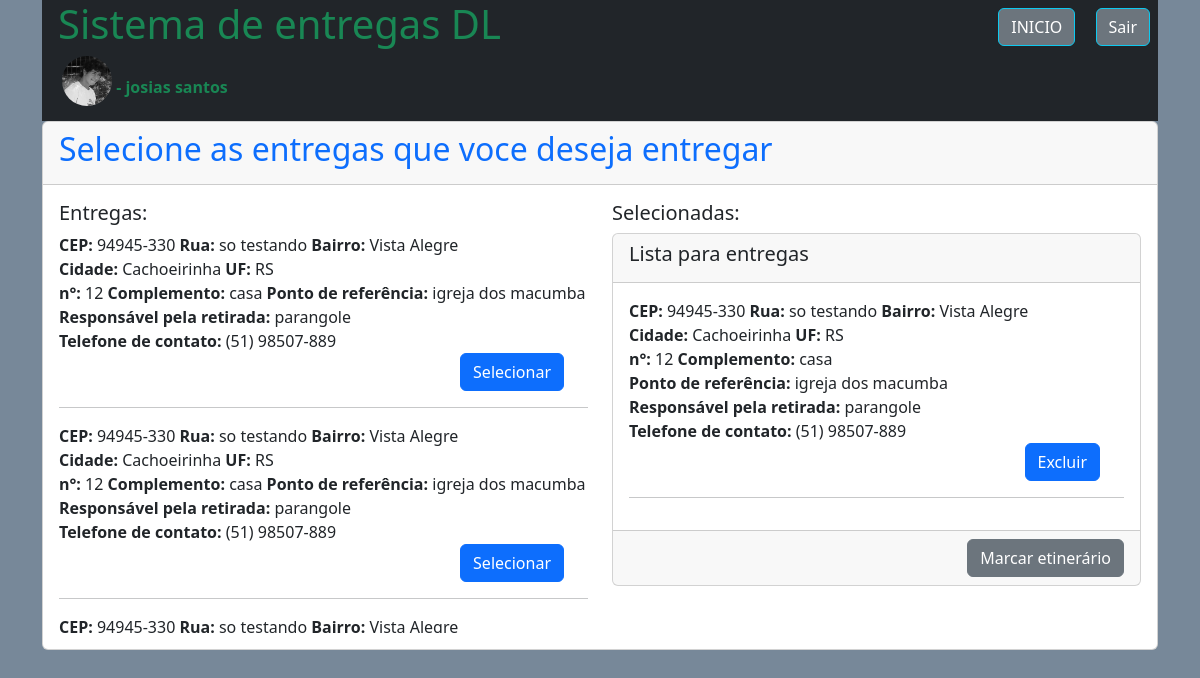
/entregas/selecionar/seleciona_entrega.php (signed in), run on an earlier commit of the app's database.
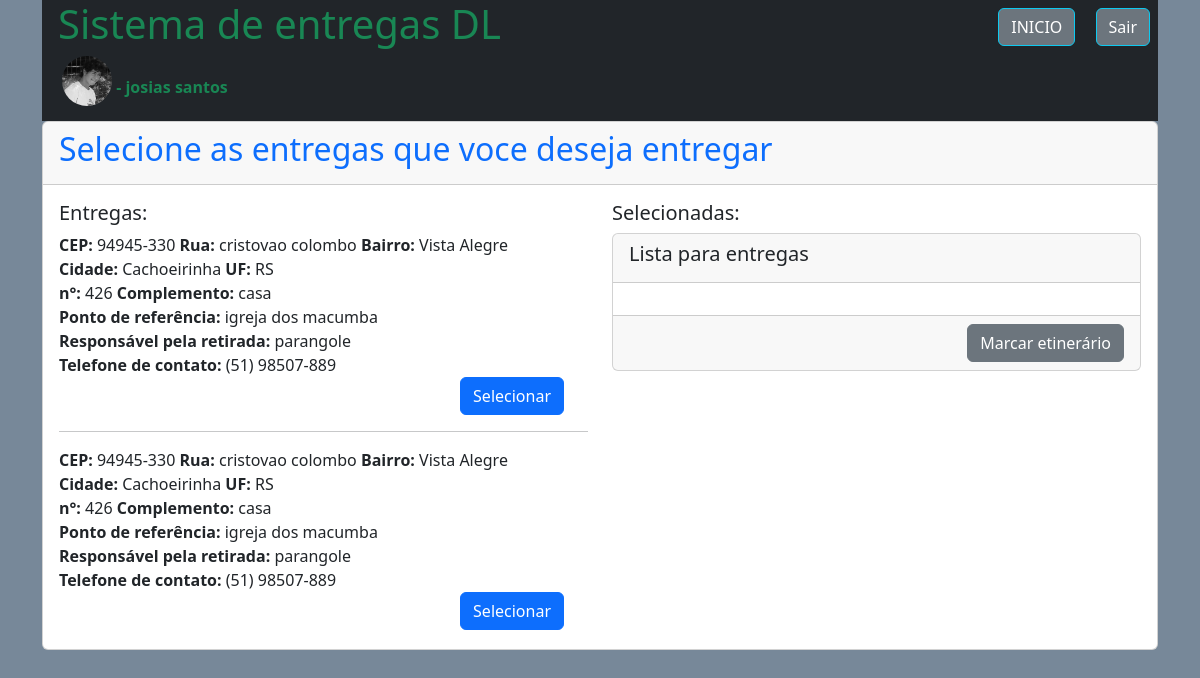
And on a later commit of the database.
### tables this page shows
CREATE TABLE `compras` (
  `id_compra` int(11) NOT NULL,
  `id_usuario` int(11) NOT NULL,
  `id_endereco` int(11) NOT NULL,
  `data` datetime NOT NULL,
  `total` double(10,2) NOT NULL,
  `autorizado` int(1) NOT NULL,
  `sel_entrega` int(1) NOT NULL,
  `entregue` int(1) NOT NULL,
  `pagamento` varchar(30) NOT NULL,
  `parcelas` int(3) NOT NULL
);

CREATE TABLE `endereco_usuario` (
  `id_endereco` int(11) NOT NULL,
  `id_usuario` int(11) NOT NULL,
  `CEP` varchar(9) NOT NULL,
  `logradouro` varchar(120) NOT NULL,
  `bairro` varchar(60) NOT NULL,
  `cidade` varchar(60) NOT NULL,
  `UF` varchar(2) NOT NULL,
  `numero` int(6) NOT NULL,
  `complemento` varchar(60) NOT NULL,
  `ponto_referencia` varchar(100) NOT NULL,
  `retirada_com` varchar(100) NOT NULL,
  `telefone_entrega` varchar(15) NOT NULL
);

CREATE TABLE `entregas` (
  `id_entregas` int(11) NOT NULL,
  `id_entregador` int(11) NOT NULL,
  `id_compra` int(11) NOT NULL,
  `id_usuario` int(11) NOT NULL,
  `id_endereco` int(11) NOT NULL,
  `ordem_ent` int(10) NOT NULL,
  `saida` int(1) NOT NULL,
  `chegada` int(1) NOT NULL,
  `hora_saida` datetime NOT NULL,
  `hora_chegada` datetime NOT NULL,
  `nome_entrega` varchar(120) NOT NULL,
  `CPF_entrega` varchar(11) NOT NULL,
  `parente_entrega` varchar(100) NOT NULL,
  `obs_entrega` varchar(1000) NOT NULL,
  `devolucao` int(1) NOT NULL,
  `motivo_canc` varchar(1000) NOT NULL,
  `cancelamento` int(1) NOT NULL,
  `status` int(1) NOT NULL
);

### entregas/verifica_session.php (called while the page is built, shortened)
<?php
if(empty($_SESSION['id_entregador'])){
	session_destroy();
        $msg = 'Login necessario para acessar as suas entregas!';
        header('location:index.php?mens='.$msg);
	}else{
	$id_entregador = $_SESSION['id_entregador'];
	}
?>

### entregas/selecionar/seleciona_entrega.php (the view, shortened to what the changed rows need)
<?php
require_once '../../database.php';
require_once '../verifica_session.php';
?>
<!doctype html>
<html lang="pt-br">
  <head>
    <link href="https://cdn.jsdelivr.net/npm/bootstrap@5.3.3/dist/css/bootstrap.min.css" rel="stylesheet">
</head>
  <body style="background: #778899">
    <div class="container">
        <div class="bg-dark">
            <div class="row">
                <div class="col" >
                    <h1 class="text-success ms-3">
                    </h1>
                </div>
            </div>
	</div>
        <div class="card">
            <div class="card-header">
                <h2 class="text-primary">Selecione as entregas que voce deseja entregar</h2>
            </div>
            <div class="card-body">
                    <?php
                    $sql = "SELECT * FROM compras WHERE autorizado = 1 AND sel_entrega = 0";
                    $consulta = $conexao->query($sql);
                    $dados_a = $consulta->fetchALL(PDO::FETCH_ASSOC);
                    echo '<div class="row">
                            <div class="col">
                                <h5>Entregas:</h5>
                                <div style="max-height:400px" class="overflow-auto">
                                    ';
                    foreach ($dados_a as $a){
                        $sql45 = "SELECT * FROM entregas WHERE id_compra = '".$a['id_compra']."'";
			$consulta45 = $conexao->query($sql45);
			$d45 = $consulta45->fetch(PDO::FETCH_ASSOC);
                        if(empty($d45['id_compra'])){
                        $sql2 = "SELECT * FROM endereco_usuario WHERE id_endereco = '".$a['id_endereco']."'";
			$consulta2 = $conexao->query($sql2);
			$d = $consulta2->fetch(PDO::FETCH_ASSOC);
		echo '<form method="POST">
		  <label class="form-check-label" for="endereco'.$d['id_endereco'].'">
                  <strong>CEP:</strong> '.$d['CEP'].'
		  </label>
                  <label class="form-check-label" for="endereco'.$d['id_endereco'].'">
                  <strong> Rua:</strong> '.$d['logradouro'].'
		  </label>
                  <label class="form-check-label" for="endereco'.$d['id_endereco'].'">
                  <strong> Bairro:</strong> '.$d['bairro'].'
		  </label>
                  <label class="form-check-label" for="endereco'.$d['id_endereco'].'">
                  <strong> Cidade:</strong> '.$d['cidade'].'
		  </label>
                  <label class="form-check-label" for="endereco'.$d['id_endereco'].'">
                  <strong> UF:</strong> '.$d['UF'].'
		  </label></br>
                  <label class="form-check-label" for="endereco'.$d['id_endereco'].'">
                  <strong> n°:</strong> '.$d['numero'].'
		  </label>
                  <label class="form-check-label" for="endereco'.$d['id_endereco'].'">
                  <strong> Complemento:</strong> '.$d['complemento'].'
		  </label>
                  <label class="form-check-label" for="endereco'.$d['id_endereco'].'">
                  <strong> Ponto de referência:</strong> '.$d['ponto_referencia'].'
		  </label></br>
                  <label class="form-check-label" for="endereco'.$d['id_endereco'].'">
                  <strong> Responsável pela retirada:</strong> '.$d['retirada_com'].'
		  </label>
                  <label class="form-check-label" for="endereco'.$d['id_endereco'].'">
                  <strong> Telefone de contato:</strong> '.$d['telefone_entrega'].'
		  </label></br>
                  <input type="hidden" name="sel_entrega" value="'.$a['id_compra'].'">
                  <div align="right">
                  <input class="btn btn-primary me-4" type="submit" id="endereco'.$d['id_endereco'].'"  value="Selecionar">
                  </div>
                  </form><hr/>
                ';
                    }}
                    echo '
                            </div>
                            </div>
                            <div class="col">
                            <h5>Selecionadas:</h5>
                            ';
                    echo '<div class="card">
                            <div class="card-header">
                               <h5 class="">Lista para entregas</h5>
                            </div>
                            <div class="card-body"><div style="max-height:320px" class="overflow-auto">';
                            $sql93 = "SELECT * FROM entregas WHERE id_entregador = '".$id_entregador."' AND devolucao != 1 AND status != 1";
                            $consulta93 = $conexao->query($sql93);
                            $d93 = $consulta93->fetchALL(PDO::FETCH_ASSOC);
                            foreach ($d93 as $s){
                                $sql2 = "SELECT * FROM endereco_usuario WHERE id_endereco = '".$s['id_endereco']."'";
                                $consulta2 = $conexao->query($sql2);
                                $d = $consulta2->fetch(PDO::FETCH_ASSOC);
                                echo '<form method="POST">
                                  <label class="form-check-label" for="endereco_2'.$d['id_endereco'].'">
                                  <strong>CEP:</strong> '.$d['CEP'].'
                                  </label>
                                  <label class="form-check-label" for="endereco_2'.$d['id_endereco'].'">
                                  <strong> Rua:</strong> '.$d['logradouro'].'
                                  </label>
                                  <label class="form-check-label" for="endereco_2'.$d['id_endereco'].'">
                                  <strong> Bairro:</strong> '.$d['bairro'].'
                                  </label>
                                  <label class="form-check-label" for="endereco_2'.$d['id_endereco'].'">
                                  <strong> Cidade:</strong> '.$d['cidade'].'
                                  </label>
                                  <label class="form-check-label" for="endereco_2'.$d['id_endereco'].'">
                                  <strong> UF:</strong> '.$d['UF'].'
                                  </label></br>
                                  <label class="form-check-label" for="endereco_2'.$d['id_endereco'].'">
                                  <strong> n°:</strong> '.$d['numero'].'
                                  </label>
                                  <label class="form-check-label" for="endereco_2'.$d['id_endereco'].'">
                                  <strong> Complemento:</strong> '.$d['complemento'].'
                                  </label>
                                  <label class="form-check-label" for="endereco_2'.$d['id_endereco'].'">
                                  <strong> Ponto de referência:</strong> '.$d['ponto_referencia'].'
                                  </label></br>
                                  <label class="form-check-label" for="endereco_2'.$d['id_endereco'].'">
                                  <strong> Responsável pela retirada:</strong> '.$d['retirada_com'].'
                                  </label>
                                  <label class="form-check-label" for="endereco_2'.$d['id_endereco'].'">
                                  <strong> Telefone de contato:</strong> '.$d['telefone_entrega'].'
                                  </label></br>
                                  <input type="hidden" name="rec_entrega" value="'.$s['id_compra'].'">
                                  <div align="right">
                                  <input class="btn btn-primary me-4" type="submit" id="endereco_2'.$d['id_endereco'].'"  value="Excluir">
                                  </div><hr/></form>
                                ';
                                    }
                    echo '</div></div>
                            <div class="card-footer" align="right">
                                <a class="btn btn-secondary" href="../etinerario/seleciona_etinerario.php">Marcar etinerário</a>
                            </div>';
                    echo '</div>';
                    ?>
                </div>
            </div>
        </div>
    </div>
  </body>

What changed in the data, as far as the page shows it:
no longer on this page (row unchanged): compras: id_endereco.CEP "94945-330", id_endereco.logradouro "so testando", id_endereco.bairro "Vista Alegre"
removed entregas: id_endereco.CEP "94945-330", id_endereco.logradouro "so testando", id_endereco.bairro "Vista Alegre", id_endereco.cidade "Cachoeirinha", id_endereco.UF "RS", id_endereco.numero "12", id_endereco.complemento "casa", id_endereco.ponto_referencia "igreja dos macumba", id_endereco.retirada_com "parangole", id_endereco.telefone_entrega "(51) 98507-889"
changed through a linked row, compras (number 1 of 2 on the later page): id_endereco.logradouro "so testando" → "cristovao colombo"; id_endereco.numero "12" → "426"
changed through a linked row, compras (number 2 of 2 on the later page): id_endereco.logradouro "so testando" → "cristovao colombo"; id_endereco.numero "12" → "426"
